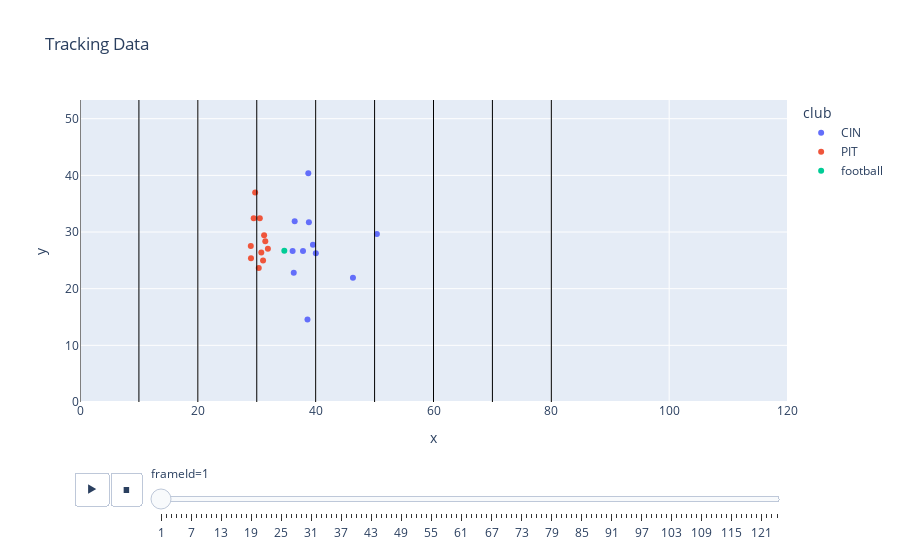

Here is the notebook cell this chart was saved with:
### Code cell
fig.show()

### Figure 1 — Plotly figure (JSON) as saved in the notebook; plotly's stock layout.template omitted (floating-point values rounded to 4 significant figures)
{"data": [{"hovertemplate": "club=CIN<br>frameId=1<br>x=%{x}<br>y=%{y}<extra></extra>", "legendgroup": "CIN", "marker": {"color": "#636efa", "symbol": "circle"}, "mode": "markers", "name": "CIN", "orientation": "v", "showlegend": true, "type": "scatter", "x": [38.61, 46.33, 36.09, 38.85, 38.75, 36.44, 50.39, 37.85, 36.28, 40.03, 39.54], "xaxis": "x", "y": [14.58, 21.95, 26.66, 31.71, 40.36, 31.91, 29.65, 26.65, 22.82, 26.24, 27.77], "yaxis": "y"}, {"hovertemplate": "club=PIT<br>frameId=1<br>x=%{x}<br>y=%{y}<extra></extra>", "legendgroup": "PIT", "marker": {"color": "#EF553B", "symbol": "circle"}, "mode": "markers", "name": "PIT", "orientation": "v", "showlegend": true, "type": "scatter", "x": [28.99, 30.77, 31.07, 31.89, 30.52, 29.48, 31.45, 29.02, 30.34, 31.25, 29.73], "xaxis": "x", "y": [27.54, 26.39, 24.99, 27.04, 32.45, 32.41, 28.37, 25.36, 23.65, 29.42, 36.98], "yaxis": "y"}, {"hovertemplate": "club=football<br>frameId=1<br>x=%{x}<br>y=%{y}<extra></extra>", "legendgroup": "football", "marker": {"color": "#00cc96", "symbol": "circle"}, "mode": "markers", "name": "football", "orientation": "v", "showlegend": true, "type": "scatter", "x": [34.68], "xaxis": "x", "y": [26.68], "yaxis": "y"}], "layout": {"legend": {"title": {"text": "club"}, "tracegroupgap": 0}, "shapes": [{"line": {"color": "Black", "width": 1}, "type": "line", "x0": 0, "x1": 0, "y0": 0, "y1": 53.3}, {"line": {"color": "Black", "width": 1}, "type": "line", "x0": 10, "x1": 10, "y0": 0, "y1": 53.3}, {"line": {"color": "Black", "width": 1}, "type": "line", "x0": 20, "x1": 20, "y0": 0, "y1": 53.3}, {"line": {"color": "Black", "width": 1}, "type": "line", "x0": 30, "x1": 30, "y0": 0, "y1": 53.3}, {"line": {"color": "Black", "width": 1}, "type": "line", "x0": 40, "x1": 40, "y0": 0, "y1": 53.3}, {"line": {"color": "Black", "width": 1}, "type": "line", "x0": 50, "x1": 50, "y0": 0, "y1": 53.3}, {"line": {"color": "Black", "width": 1}, "type": "line", "x0": 60, "x1": 60, "y0": 0, "y1": 53.3}, {"line": {"color": "Black", "width": 1}, "type": "line", "x0": 70, "x1": 70, "y0": 0, "y1": 53.3}, {"line": {"color": "Black", "width": 1}, "type": "line", "x0": 80, "x1": 80, "y0": 0, "y1": 53.3}], "sliders": [{"active": 0, "currentvalue": {"prefix": "frameId="}, "len": 0.9, "pad": {"b": 10, "t": 60}, "steps": [{"args": [["1"], {"frame": {"duration": 0, "redraw": false}, "fromcurrent": true, "mode": "immediate", "transition": {"duration": 0, "easing": "linear"}}], "label": "1", "method": "animate"}, {"args": [["2"], {"frame": {"duration": 0, "redraw": false}, "fromcurrent": true, "mode": "immediate", "transition": {"duration": 0, "easing": "linear"}}], "label": "2", "method": "animate"}, {"args": [["3"], {"frame": {"duration": 0, "redraw": false}, "fromcurrent": true, "mode": "immediate", "transition": {"duration": 0, "easing": "linear"}}], "label": "3", "method": "animate"}, {"args": [["4"], {"frame": {"duration": 0, "redraw": false}, "fromcurrent": true, "mode": "immediate", "transition": {"duration": 0, "easing": "linear"}}], "label": "4", "method": "animate"}, {"args": [["5"], {"frame": {"duration": 0, "redraw": false}, "fromcurrent": true, "mode": "immediate", "transition": {"duration": 0, "easing": "linear"}}], "label": "5", "method": "animate"}, {"args": [["6"], {"frame": {"duration": 0, "redraw": false}, "fromcurrent": true, "mode": "immediate", "transition": {"duration": 0, "easing": "linear"}}], "label": "6", "method": "animate"}, {"args": [["7"], {"frame": {"duration": 0, "redraw": false}, "fromcurrent": true, "mode": "immediate", "transition": {"duration": 0, "easing": "linear"}}], "label": "7", "method": "animate"}, {"args": [["8"], {"frame": {"duration": 0, "redraw": false}, "fromcurrent": true, "mode": "immediate", "transition": {"duration": 0, "easing": "linear"}}], "label": "8", "method": "animate"}, {"args": [["9"], {"frame": {"duration": 0, "redraw": false}, "fromcurrent": true, "mode": "immediate", "transition": {"duration": 0, "easing": "linear"}}], "label": "9", "method": "animate"}, {"args": [["10"], {"frame": {"duration": 0, "redraw": false}, "fromcurrent": true, "mode": "immediate", "transition": {"duration": 0, "easing": "linear"}}], "label": "10", "method": "animate"}, {"args": [["11"], {"frame": {"duration": 0, "redraw": false}, "fromcurrent": true, "mode": "immediate", "transition": {"duration": 0, "easing": "linear"}}], "label": "11", "method": "animate"}, {"args": [["12"], {"frame": {"duration": 0, "redraw": false}, "fromcurrent": true, "mode": "immediate", "transition": {"duration": 0, "easing": "linear"}}], "label": "12", "method": "animate"}, {"args": [["13"], {"frame": {"duration": 0, "redraw": false}, "fromcurrent": true, "mode": "immediate", "transition": {"duration": 0, "easing": "linear"}}], "label": "13", "method": "animate"}, {"args": [["14"], {"frame": {"duration": 0, "redraw": false}, "fromcurrent": true, "mode": "immediate", "transition": {"duration": 0, "easing": "linear"}}], "label": "14", "method": "animate"}, {"args": [["15"], {"frame": {"duration": 0, "redraw": false}, "fromcurrent": true, "mode": "immediate", "transition": {"duration": 0, "easing": "linear"}}], "label": "15", "method": "animate"}, {"args": [["16"], {"frame": {"duration": 0, "redraw": false}, "fromcurrent": true, "mode": "immediate", "transition": {"duration": 0, "easing": "linear"}}], "label": "16", "method": "animate"}, {"args": [["17"], {"frame": {"duration": 0, "redraw": false}, "fromcurrent": true, "mode": "immediate", "transition": {"duration": 0, "easing": "linear"}}], "label": "17", "method": "animate"}, {"args": [["18"], {"frame": {"duration": 0, "redraw": false}, "fromcurrent": true, "mode": "immediate", "transition": {"duration": 0, "easing": "linear"}}], "label": "18", "method": "animate"}, {"args": [["19"], {"frame": {"duration": 0, "redraw": false}, "fromcurrent": true, "mode": "immediate", "transition": {"duration": 0, "easing": "linear"}}], "label": "19", "method": "animate"}, {"args": [["20"], {"frame": {"duration": 0, "redraw": false}, "fromcurrent": true, "mode": "immediate", "transition": {"duration": 0, "easing": "linear"}}], "label": "20", "method": "animate"}, {"args": [["21"], {"frame": {"duration": 0, "redraw": false}, "fromcurrent": true, "mode": "immediate", "transition": {"duration": 0, "easing": "linear"}}], "label": "21", "method": "animate"}, {"args": [["22"], {"frame": {"duration": 0, "redraw": false}, "fromcurrent": true, "mode": "immediate", "transition": {"duration": 0, "easing": "linear"}}], "label": "22", "method": "animate"}, {"args": [["23"], {"frame": {"duration": 0, "redraw": false}, "fromcurrent": true, "mode": "immediate", "transition": {"duration": 0, "easing": "linear"}}], "label": "23", "method": "animate"}, {"args": [["24"], {"frame": {"duration": 0, "redraw": false}, "fromcurrent": true, "mode": "immediate", "transition": {"duration": 0, "easing": "linear"}}], "label": "24", "method": "animate"}, {"args": [["25"], {"frame": {"duration": 0, "redraw": false}, "fromcurrent": true, "mode": "immediate", "transition": {"duration": 0, "easing": "linear"}}], "label": "25", "method": "animate"}, {"args": [["26"], {"frame": {"duration": 0, "redraw": false}, "fromcurrent": true, "mode": "immediate", "transition": {"duration": 0, "easing": "linear"}}], "label": "26", "method": "animate"}, {"args": [["27"], {"frame": {"duration": 0, "redraw": false}, "fromcurrent": true, "mode": "immediate", "transition": {"duration": 0, "easing": "linear"}}], "label": "27", "method": "animate"}, {"args": [["28"], {"frame": {"duration": 0, "redraw": false}, "fromcurrent": true, "mode": "immediate", "transition": {"duration": 0, "easing": "linear"}}], "label": "28", "method": "animate"}, {"args": [["29"], {"frame": {"duration": 0, "redraw": false}, "fromcurrent": true, "mode": "immediate", "transition": {"duration": 0, "easing": "linear"}}], "label": "29", "method": "animate"}, {"args": [["30"], {"frame": {"duration": 0, "redraw": false}, "fromcurrent": true, "mode": "immediate", "transition": {"duration": 0, "easing": "linear"}}], "label": "30", "method": "animate"}, {"args": [["31"], {"frame": {"duration": 0, "redraw": false}, "fromcurrent": true, "mode": "immediate", "transition": {"duration": 0, "easing": "linear"}}], "label": "31", "method": "animate"}, {"args": [["32"], {"frame": {"duration": 0, "redraw": false}, "fromcurrent": true, "mode": "immediate", "transition": {"duration": 0, "easing": "linear"}}], "label": "32", "method": "animate"}, {"args": [["33"], {"frame": {"duration": 0, "redraw": false}, "fromcurrent": true, "mode": "immediate", "transition": {"duration": 0, "easing": "linear"}}], "label": "33", "method": "animate"}, {"args": [["34"], {"frame": {"duration": 0, "redraw": false}, "fromcurrent": true, "mode": "immediate", "transition": {"duration": 0, "easing": "linear"}}], "label": "34", "method": "animate"}, {"args": [["35"], {"frame": {"duration": 0, "redraw": false}, "fromcurrent": true, "mode": "immediate", "transition": {"duration": 0, "easing": "linear"}}], "label": "35", "method": "animate"}, {"args": [["36"], {"frame": {"duration": 0, "redraw": false}, "fromcurrent": true, "mode": "immediate", "transition": {"duration": 0, "easing": "linear"}}], "label": "36", "method": "animate"}, {"args": [["37"], {"frame": {"duration": 0, "redraw": false}, "fromcurrent": true, "mode": "immediate", "transition": {"duration": 0, "easing": "linear"}}], "label": "37", "method": "animate"}, {"args": [["38"], {"frame": {"duration": 0, "redraw": false}, "fromcurrent": true, "mode": "immediate", "transition": {"duration": 0, "easing": "linear"}}], "label": "38", "method": "animate"}, {"args": [["39"], {"frame": {"duration": 0, "redraw": false}, "fromcurrent": true, "mode": "immediate", "transition": {"duration": 0, "easing": "linear"}}], "label": "39", "method": "animate"}, {"args": [["40"], {"frame": {"duration": 0, "redraw": false}, "fromcurrent": true, "mode": "immediate", "transition": {"duration": 0, "easing": "linear"}}], "label": "40", "method": "animate"}, {"args": [["41"], {"frame": {"duration": 0, "redraw": false}, "fromcurrent": true, "mode": "immediate", "transition": {"duration": 0, "easing": "linear"}}], "label": "41", "method": "animate"}, {"args": [["42"], {"frame": {"duration": 0, "redraw": false}, "fromcurrent": true, "mode": "immediate", "transition": {"duration": 0, "easing": "linear"}}], "label": "42", "method": "animate"}, {"args": [["43"], {"frame": {"duration": 0, "redraw": false}, "fromcurrent": true, "mode": "immediate", "transition": {"duration": 0, "easing": "linear"}}], "label": "43", "method": "animate"}, {"args": [["44"], {"frame": {"duration": 0, "redraw": false}, "fromcurrent": true, "mode": "immediate", "transition": {"duration": 0, "easing": "linear"}}], "label": "44", "method": "animate"}, {"args": [["45"], {"frame": {"duration": 0, "redraw": false}, "fromcurrent": true, "mode": "immediate", "transition": {"duration": 0, "easing": "linear"}}], "label": "45", "method": "animate"}, {"args": [["46"], {"frame": {"duration": 0, "redraw": false}, "fromcurrent": true, "mode": "immediate", "transition": {"duration": 0, "easing": "linear"}}], "label": "46", "method": "animate"}, {"args": [["47"], {"frame": {"duration": 0, "redraw": false}, "fromcurrent": true, "mode": "immediate", "transition": {"duration": 0, "easing": "linear"}}], "label": "47", "method": "animate"}, {"args": [["48"], {"frame": {"duration": 0, "redraw": false}, "fromcurrent": true, "mode": "immediate", "transition": {"duration": 0, "easing": "linear"}}], "label": "48", "method": "animate"}, {"args": [["49"], {"frame": {"duration": 0, "redraw": false}, "fromcurrent": true, "mode": "immediate", "transition": {"duration": 0, "easing": "linear"}}], "label": "49", "method": "animate"}, {"args": [["50"], {"frame": {"duration": 0, "redraw": false}, "fromcurrent": true, "mode": "immediate", "transition": {"duration": 0, "easing": "linear"}}], "label": "50", "method": "animate"}, {"args": [["51"], {"frame": {"duration": 0, "redraw": false}, "fromcurrent": true, "mode": "immediate", "transition": {"duration": 0, "easing": "linear"}}], "label": "51", "method": "animate"}, {"args": [["52"], {"frame": {"duration": 0, "redraw": false}, "fromcurrent": true, "mode": "immediate", "transition": {"duration": 0, "easing": "linear"}}], "label": "52", "method": "animate"}, {"args": [["53"], {"frame": {"duration": 0, "redraw": false}, "fromcurrent": true, "mode": "immediate", "transition": {"duration": 0, "easing": "linear"}}], "label": "53", "method": "animate"}, {"args": [["54"], {"frame": {"duration": 0, "redraw": false}, "fromcurrent": true, "mode": "immediate", "transition": {"duration": 0, "easing": "linear"}}], "label": "54", "method": "animate"}, {"args": [["55"], {"frame": {"duration": 0, "redraw": false}, "fromcurrent": true, "mode": "immediate", "transition": {"duration": 0, "easing": "linear"}}], "label": "55", "method": "animate"}, {"args": [["56"], {"frame": {"duration": 0, "redraw": false}, "fromcurrent": true, "mode": "immediate", "transition": {"duration": 0, "easing": "linear"}}], "label": "56", "method": "animate"}, {"args": [["57"], {"frame": {"duration": 0, "redraw": false}, "fromcurrent": true, "mode": "immediate", "transition": {"duration": 0, "easing": "linear"}}], "label": "57", "method": "animate"}, {"args": [["58"], {"frame": {"duration": 0, "redraw": false}, "fromcurrent": true, "mode": "immediate", "transition": {"duration": 0, "easing": "linear"}}], "label": "58", "method": "animate"}, {"args": [["59"], {"frame": {"duration": 0, "redraw": false}, "fromcurrent": true, "mode": "immediate", "transition": {"duration": 0, "easing": "linear"}}], "label": "59", "method": "animate"}, {"args": [["60"], {"frame": {"duration": 0, "redraw": false}, "fromcurrent": true, "mode": "immediate", "transition": {"duration": 0, "easing": "linear"}}], "label": "60", "method": "animate"}, {"args": [["61"], {"frame": {"duration": 0, "redraw": false}, "fromcurrent": true, "mode": "immediate", "transition": {"duration": 0, "easing": "linear"}}], "label": "61", "method": "animate"}, {"args": [["62"], {"frame": {"duration": 0, "redraw": false}, "fromcurrent": true, "mode": "immediate", "transition": {"duration": 0, "easing": "linear"}}], "label": "62", "method": "animate"}, {"args": [["63"], {"frame": {"duration": 0, "redraw": false}, "fromcurrent": true, "mode": "immediate", "transition": {"duration": 0, "easing": "linear"}}], "label": "63", "method": "animate"}, {"args": [["64"], {"frame": {"duration": 0, "redraw": false}, "fromcurrent": true, "mode": "immediate", "transition": {"duration": 0, "easing": "linear"}}], "label": "64", "method": "animate"}, {"args": [["65"], {"frame": {"duration": 0, "redraw": false}, "fromcurrent": true, "mode": "immediate", "transition": {"duration": 0, "easing": "linear"}}], "label": "65", "method": "animate"}, {"args": [["66"], {"frame": {"duration": 0, "redraw": false}, "fromcurrent": true, "mode": "immediate", "transition": {"duration": 0, "easing": "linear"}}], "label": "66", "method": "animate"}, {"args": [["67"], {"frame": {"duration": 0, "redraw": false}, "fromcurrent": true, "mode": "immediate", "transition": {"duration": 0, "easing": "linear"}}], "label": "67", "method": "animate"}, {"args": [["68"], {"frame": {"duration": 0, "redraw": false}, "fromcurrent": true, "mode": "immediate", "transition": {"duration": 0, "easing": "linear"}}], "label": "68", "method": "animate"}, {"args": [["69"], {"frame": {"duration": 0, "redraw": false}, "fromcurrent": true, "mode": "immediate", "transition": {"duration": 0, "easing": "linear"}}], "label": "69", "method": "animate"}, {"args": [["70"], {"frame": {"duration": 0, "redraw": false}, "fromcurrent": true, "mode": "immediate", "transition": {"duration": 0, "easing": "linear"}}], "label": "70", "method": "animate"}, {"args": [["71"], {"frame": {"duration": 0, "redraw": false}, "fromcurrent": true, "mode": "immediate", "transition": {"duration": 0, "easing": "linear"}}], "label": "71", "method": "animate"}, {"args": [["72"], {"frame": {"duration": 0, "redraw": false}, "fromcurrent": true, "mode": "immediate", "transition": {"duration": 0, "easing": "linear"}}], "label": "72", "method": "animate"}, {"args": [["73"], {"frame": {"duration": 0, "redraw": false}, "fromcurrent": true, "mode": "immediate", "transition": {"duration": 0, "easing": "linear"}}], "label": "73", "method": "animate"}, {"args": [["74"], {"frame": {"duration": 0, "redraw": false}, "fromcurrent": true, "mode": "immediate", "transition": {"duration": 0, "easing": "linear"}}], "label": "74", "method": "animate"}, {"args": [["75"], {"frame": {"duration": 0, "redraw": false}, "fromcurrent": true, "mode": "immediate", "transition": {"duration": 0, "easing": "linear"}}], "label": "75", "method": "animate"}, {"args": [["76"], {"frame": {"duration": 0, "redraw": false}, "fromcurrent": true, "mode": "immediate", "transition": {"duration": 0, "easing": "linear"}}], "label": "76", "method": "animate"}, {"args": [["77"], {"frame": {"duration": 0, "redraw": false}, "fromcurrent": true, "mode": "immediate", "transition": {"duration": 0, "easing": "linear"}}], "label": "77", "method": "animate"}, {"args": [["78"], {"frame": {"duration": 0, "redraw": false}, "fromcurrent": true, "mode": "immediate", "transition": {"duration": 0, "easing": "linear"}}], "label": "78", "method": "animate"}, {"args": [["79"], {"frame": {"duration": 0, "redraw": false}, "fromcurrent": true, "mode": "immediate", "transition": {"duration": 0, "easing": "linear"}}], "label": "79", "method": "animate"}, {"args": [["80"], {"frame": {"duration": 0, "redraw": false}, "fromcurrent": true, "mode": "immediate", "transition": {"duration": 0, "easing": "linear"}}], "label": "80", "method": "animate"}, {"args": [["81"], {"frame": {"duration": 0, "redraw": false}, "fromcurrent": true, "mode": "immediate", "transition": {"duration": 0, "easing": "linear"}}], "label": "81", "method": "animate"}, {"args": [["82"], {"frame": {"duration": 0, "redraw": false}, "fromcurrent": true, "mode": "immediate", "transition": {"duration": 0, "easing": "linear"}}], "label": "82", "method": "animate"}, {"args": [["83"], {"frame": {"duration": 0, "redraw": false}, "fromcurrent": true, "mode": "immediate", "transition": {"duration": 0, "easing": "linear"}}], "label": "83", "method": "animate"}, {"args": [["84"], {"frame": {"duration": 0, "redraw": false}, "fromcurrent": true, "mode": "immediate", "transition": {"duration": 0, "easing": "linear"}}], "label": "84", "method": "animate"}, {"args": [["85"], {"frame": {"duration": 0, "redraw": false}, "fromcurrent": true, "mode": "immediate", "transition": {"duration": 0, "easing": "linear"}}], "label": "85", "method": "animate"}, {"args": [["86"], {"frame": {"duration": 0, "redraw": false}, "fromcurrent": true, "mode": "immediate", "transition": {"duration": 0, "easing": "linear"}}], "label": "86", "method": "animate"}, {"args": [["87"], {"frame": {"duration": 0, "redraw": false}, "fromcurrent": true, "mode": "immediate", "transition": {"duration": 0, "easing": "linear"}}], "label": "87", "method": "animate"}, {"args": [["88"], {"frame": {"duration": 0, "redraw": false}, "fromcurrent": true, "mode": "immediate", "transition": {"duration": 0, "easing": "linear"}}], "label": "88", "method": "animate"}, {"args": [["89"], {"frame": {"duration": 0, "redraw": false}, "fromcurrent": true, "mode": "immediate", "transition": {"duration": 0, "easing": "linear"}}], "label": "89", "method": "animate"}, {"args": [["90"], {"frame": {"duration": 0, "redraw": false}, "fromcurrent": true, "mode": "immediate", "transition": {"duration": 0, "easing": "linear"}}], "label": "90", "method": "animate"}, {"args": [["91"], {"frame": {"duration": 0, "redraw": false}, "fromcurrent": true, "mode": "immediate", "transition": {"duration": 0, "easing": "linear"}}], "label": "91", "method": "animate"}, {"args": [["92"], {"frame": {"duration": 0, "redraw": false}, "fromcurrent": true, "mode": "immediate", "transition": {"duration": 0, "easing": "linear"}}], "label": "92", "method": "animate"}, {"args": [["93"], {"frame": {"duration": 0, "redraw": false}, "fromcurrent": true, "mode": "immediate", "transition": {"duration": 0, "easing": "linear"}}], "label": "93", "method": "animate"}, {"args": [["94"], {"frame": {"duration": 0, "redraw": false}, "fromcurrent": true, "mode": "immediate", "transition": {"duration": 0, "easing": "linear"}}], "label": "94", "method": "animate"}, {"args": [["95"], {"frame": {"duration": 0, "redraw": false}, "fromcurrent": true, "mode": "immediate", "transition": {"duration": 0, "easing": "linear"}}], "label": "95", "method": "animate"}, {"args": [["96"], {"frame": {"duration": 0, "redraw": false}, "fromcurrent": true, "mode": "immediate", "transition": {"duration": 0, "easing": "linear"}}], "label": "96", "method": "animate"}, {"args": [["97"], {"frame": {"duration": 0, "redraw": false}, "fromcurrent": true, "mode": "immediate", "transition": {"duration": 0, "easing": "linear"}}], "label": "97", "method": "animate"}, {"args": [["98"], {"frame": {"duration": 0, "redraw": false}, "fromcurrent": true, "mode": "immediate", "transition": {"duration": 0, "easing": "linear"}}], "label": "98", "method": "animate"}, {"args": [["99"], {"frame": {"duration": 0, "redraw": false}, "fromcurrent": true, "mode": "immediate", "transition": {"duration": 0, "easing": "linear"}}], "label": "99", "method": "animate"}, {"args": [["100"], {"frame": {"duration": 0, "redraw": false}, "fromcurrent": true, "mode": "immediate", "transition": {"duration": 0, "easing": "linear"}}], "label": "100", "method": "animate"}, {"args": [["101"], {"frame": {"duration": 0, "redraw": false}, "fromcurrent": true, "mode": "immediate", "transition": {"duration": 0, "easing": "linear"}}], "label": "101", "method": "animate"}, {"args": [["102"], {"frame": {"duration": 0, "redraw": false}, "fromcurrent": true, "mode": "immediate", "transition": {"duration": 0, "easing": "linear"}}], "label": "102", "method": "animate"}, {"args": [["103"], {"frame": {"duration": 0, "redraw": false}, "fromcurrent": true, "mode": "immediate", "transition": {"duration": 0, "easing": "linear"}}], "label": "103", "method": "animate"}, {"args": [["104"], {"frame": {"duration": 0, "redraw": false}, "fromcurrent": true, "mode": "immediate", "transition": {"duration": 0, "easing": "linear"}}], "label": "104", "method": "animate"}, {"args": [["105"], {"frame": {"duration": 0, "redraw": false}, "fromcurrent": true, "mode": "immediate", "transition": {"duration": 0, "easing": "linear"}}], "label": "105", "method": "animate"}, {"args": [["106"], {"frame": {"duration": 0, "redraw": false}, "fromcurrent": true, "mode": "immediate", "transition": {"duration": 0, "easing": "linear"}}], "label": "106", "method": "animate"}, {"args": [["107"], {"frame": {"duration": 0, "redraw": false}, "fromcurrent": true, "mode": "immediate", "transition": {"duration": 0, "easing": "linear"}}], "label": "107", "method": "animate"}, {"args": [["108"], {"frame": {"duration": 0, "redraw": false}, "fromcurrent": true, "mode": "immediate", "transition": {"duration": 0, "easing": "linear"}}], "label": "108", "method": "animate"}, {"args": [["109"], {"frame": {"duration": 0, "redraw": false}, "fromcurrent": true, "mode": "immediate", "transition": {"duration": 0, "easing": "linear"}}], "label": "109", "method": "animate"}, {"args": [["110"], {"frame": {"duration": 0, "redraw": false}, "fromcurrent": true, "mode": "immediate", "transition": {"duration": 0, "easing": "linear"}}], "label": "110", "method": "animate"}, {"args": [["111"], {"frame": {"duration": 0, "redraw": false}, "fromcurrent": true, "mode": "immediate", "transition": {"duration": 0, "easing": "linear"}}], "label": "111", "method": "animate"}, {"args": [["112"], {"frame": {"duration": 0, "redraw": false}, "fromcurrent": true, "mode": "immediate", "transition": {"duration": 0, "easing": "linear"}}], "label": "112", "method": "animate"}, {"args": [["113"], {"frame": {"duration": 0, "redraw": false}, "fromcurrent": true, "mode": "immediate", "transition": {"duration": 0, "easing": "linear"}}], "label": "113", "method": "animate"}, {"args": [["114"], {"frame": {"duration": 0, "redraw": false}, "fromcurrent": true, "mode": "immediate", "transition": {"duration": 0, "easing": "linear"}}], "label": "114", "method": "animate"}, {"args": [["115"], {"frame": {"duration": 0, "redraw": false}, "fromcurrent": true, "mode": "immediate", "transition": {"duration": 0, "easing": "linear"}}], "label": "115", "method": "animate"}, {"args": [["116"], {"frame": {"duration": 0, "redraw": false}, "fromcurrent": true, "mode": "immediate", "transition": {"duration": 0, "easing": "linear"}}], "label": "116", "method": "animate"}, {"args": [["117"], {"frame": {"duration": 0, "redraw": false}, "fromcurrent": true, "mode": "immediate", "transition": {"duration": 0, "easing": "linear"}}], "label": "117", "method": "animate"}, {"args": [["118"], {"frame": {"duration": 0, "redraw": false}, "fromcurrent": true, "mode": "immediate", "transition": {"duration": 0, "easing": "linear"}}], "label": "118", "method": "animate"}, {"args": [["119"], {"frame": {"duration": 0, "redraw": false}, "fromcurrent": true, "mode": "immediate", "transition": {"duration": 0, "easing": "linear"}}], "label": "119", "method": "animate"}, {"args": [["120"], {"frame": {"duration": 0, "redraw": false}, "fromcurrent": true, "mode": "immediate", "transition": {"duration": 0, "easing": "linear"}}], "label": "120", "method": "animate"}, {"args": [["121"], {"frame": {"duration": 0, "redraw": false}, "fromcurrent": true, "mode": "immediate", "transition": {"duration": 0, "easing": "linear"}}], "label": "121", "method": "animate"}, {"args": [["122"], {"frame": {"duration": 0, "redraw": false}, "fromcurrent": true, "mode": "immediate", "transition": {"duration": 0, "easing": "linear"}}], "label": "122", "method": "animate"}, {"args": [["123"], {"frame": {"duration": 0, "redraw": false}, "fromcurrent": true, "mode": "immediate", "transition": {"duration": 0, "easing": "linear"}}], "label": "123", "method": "animate"}, {"args": [["124"], {"frame": {"duration": 0, "redraw": false}, "fromcurrent": true, "mode": "immediate", "transition": {"duration": 0, "easing": "linear"}}], "label": "124", "method": "animate"}], "x": 0.1, "xanchor": "left", "y": 0, "yanchor": "top"}], "title": {"text": "Tracking Data"}, "updatemenus": [{"buttons": [{"args": [null, {"frame": {"duration": 500, "redraw": false}, "fromcurrent": true, "mode": "immediate", "transition": {"duration": 500, "easing": "linear"}}], "label": "&#9654;", "method": "animate"}, {"args": [[null], {"frame": {"duration": 0, "redraw": false}, "fromcurrent": true, "mode": "immediate", "transition": {"duration": 0, "easing": "linear"}}], "label": "&#9724;", "method": "animate"}], "direction": "left", "pad": {"r": 10, "t": 70}, "showactive": false, "type": "buttons", "x": 0.1, "xanchor": "right", "y": 0, "yanchor": "top"}], "xaxis": {"anchor": "y", "domain": [0, 1], "range": [0, 120], "title": {"text": "x"}}, "yaxis": {"anchor": "x", "domain": [0, 1], "range": [0, 53.3], "title": {"text": "y"}}}}
